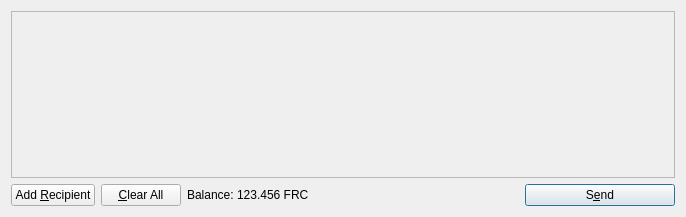
<?xml version="1.0" encoding="UTF-8"?>
<ui version="4.0">
 <class>SendCoinsDialog</class>
 <widget class="QDialog" name="SendCoinsDialog">
  <property name="geometry">
   <rect>
    <x>0</x>
    <y>0</y>
    <width>686</width>
    <height>217</height>
   </rect>
  </property>
  <property name="windowTitle">
   <string>Send Coins</string>
  </property>
  <layout class="QVBoxLayout" name="verticalLayout">
   <item>
    <widget class="QScrollArea" name="scrollArea">
     <property name="widgetResizable">
      <bool>true</bool>
     </property>
     <widget class="QWidget" name="scrollAreaWidgetContents">
      <property name="geometry">
       <rect>
        <x>0</x>
        <y>0</y>
        <width>666</width>
        <height>165</height>
       </rect>
      </property>
      <layout class="QVBoxLayout" name="verticalLayout_2">
       <property name="margin">
        <number>0</number>
       </property>
       <item>
        <layout class="QVBoxLayout" name="entries">
         <property name="spacing">
          <number>6</number>
         </property>
        </layout>
       </item>
       <item>
        <spacer name="verticalSpacer">
         <property name="orientation">
          <enum>Qt::Vertical</enum>
         </property>
         <property name="sizeHint" stdset="0">
          <size>
           <width>20</width>
           <height>40</height>
          </size>
         </property>
        </spacer>
       </item>
      </layout>
     </widget>
    </widget>
   </item>
   <item>
    <layout class="QHBoxLayout" name="horizontalLayout">
     <item>
      <widget class="QPushButton" name="addButton">
       <property name="toolTip">
        <string>Send to multiple recipients at once</string>
       </property>
       <property name="text">
        <string>Add &amp;Recipient</string>
       </property>
       <property name="icon">
        <iconset resource="../botcoin.qrc">
         <normaloff>:/icons/add</normaloff>:/icons/add</iconset>
       </property>
       <property name="autoDefault">
        <bool>false</bool>
       </property>
      </widget>
     </item>
     <item>
      <widget class="QPushButton" name="clearButton">
       <property name="sizePolicy">
        <sizepolicy hsizetype="Minimum" vsizetype="Fixed">
         <horstretch>0</horstretch>
         <verstretch>0</verstretch>
        </sizepolicy>
       </property>
       <property name="toolTip">
        <string>Remove all transaction fields</string>
       </property>
       <property name="text">
        <string>&amp;Clear All</string>
       </property>
       <property name="icon">
        <iconset resource="../botcoin.qrc">
         <normaloff>:/icons/remove</normaloff>:/icons/remove</iconset>
       </property>
       <property name="autoRepeatDelay">
        <number>300</number>
       </property>
       <property name="autoDefault">
        <bool>false</bool>
       </property>
      </widget>
     </item>
     <item>
      <layout class="QHBoxLayout" name="horizontalLayout_2">
       <property name="spacing">
        <number>3</number>
       </property>
       <item>
        <widget class="QLabel" name="label">
         <property name="text">
          <string>Balance:</string>
         </property>
        </widget>
       </item>
       <item>
        <widget class="QLabel" name="labelBalance">
         <property name="cursor">
          <cursorShape>IBeamCursor</cursorShape>
         </property>
         <property name="text">
          <string>123.456 FRC</string>
         </property>
         <property name="textInteractionFlags">
          <set>Qt::LinksAccessibleByMouse|Qt::TextSelectableByKeyboard|Qt::TextSelectableByMouse</set>
         </property>
        </widget>
       </item>
      </layout>
     </item>
     <item>
      <spacer name="horizontalSpacer">
       <property name="orientation">
        <enum>Qt::Horizontal</enum>
       </property>
       <property name="sizeHint" stdset="0">
        <size>
         <width>40</width>
         <height>20</height>
        </size>
       </property>
      </spacer>
     </item>
     <item>
      <widget class="QPushButton" name="sendButton">
       <property name="minimumSize">
        <size>
         <width>150</width>
         <height>0</height>
        </size>
       </property>
       <property name="toolTip">
        <string>Confirm the send action</string>
       </property>
       <property name="text">
        <string>S&amp;end</string>
       </property>
       <property name="icon">
        <iconset resource="../botcoin.qrc">
         <normaloff>:/icons/send</normaloff>:/icons/send</iconset>
       </property>
       <property name="default">
        <bool>true</bool>
       </property>
      </widget>
     </item>
    </layout>
   </item>
  </layout>
 </widget>
 <resources>
  <include location="../botcoin.qrc"/>
 </resources>
 <connections/>
</ui>
